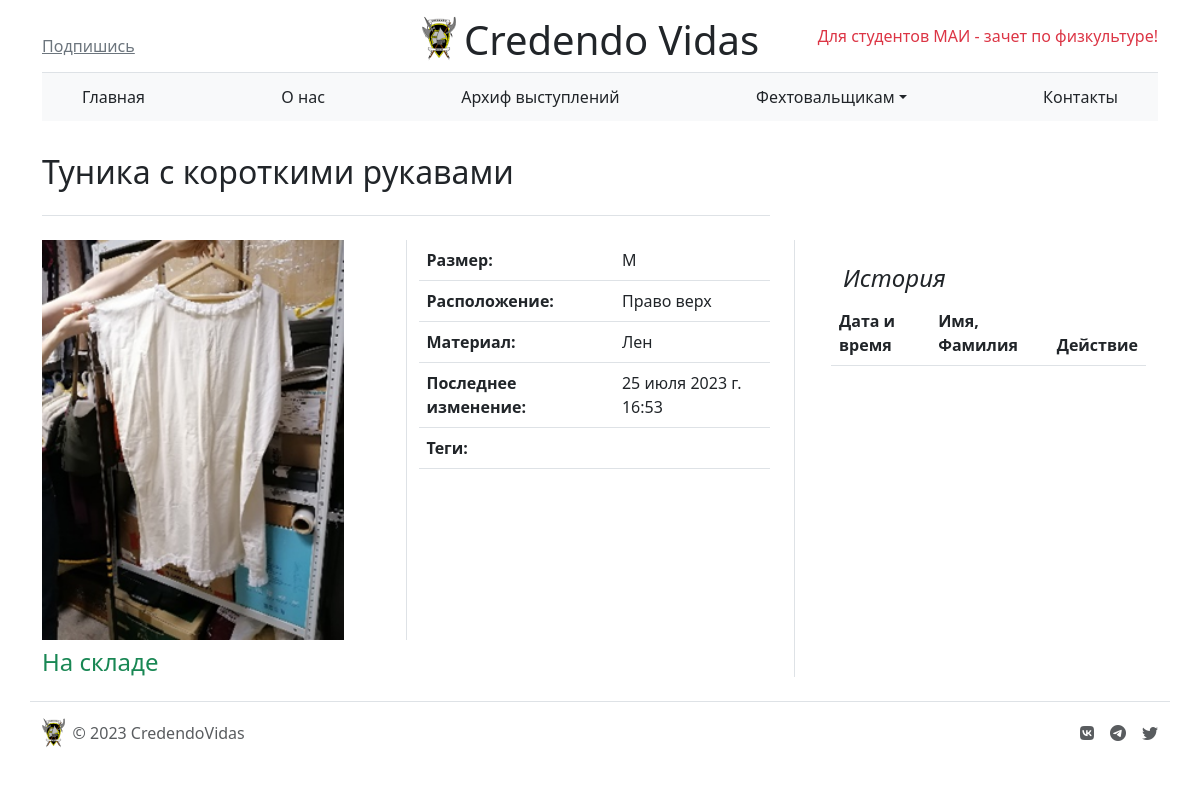
The page /store/item-id=1 on the database as committed earlier.
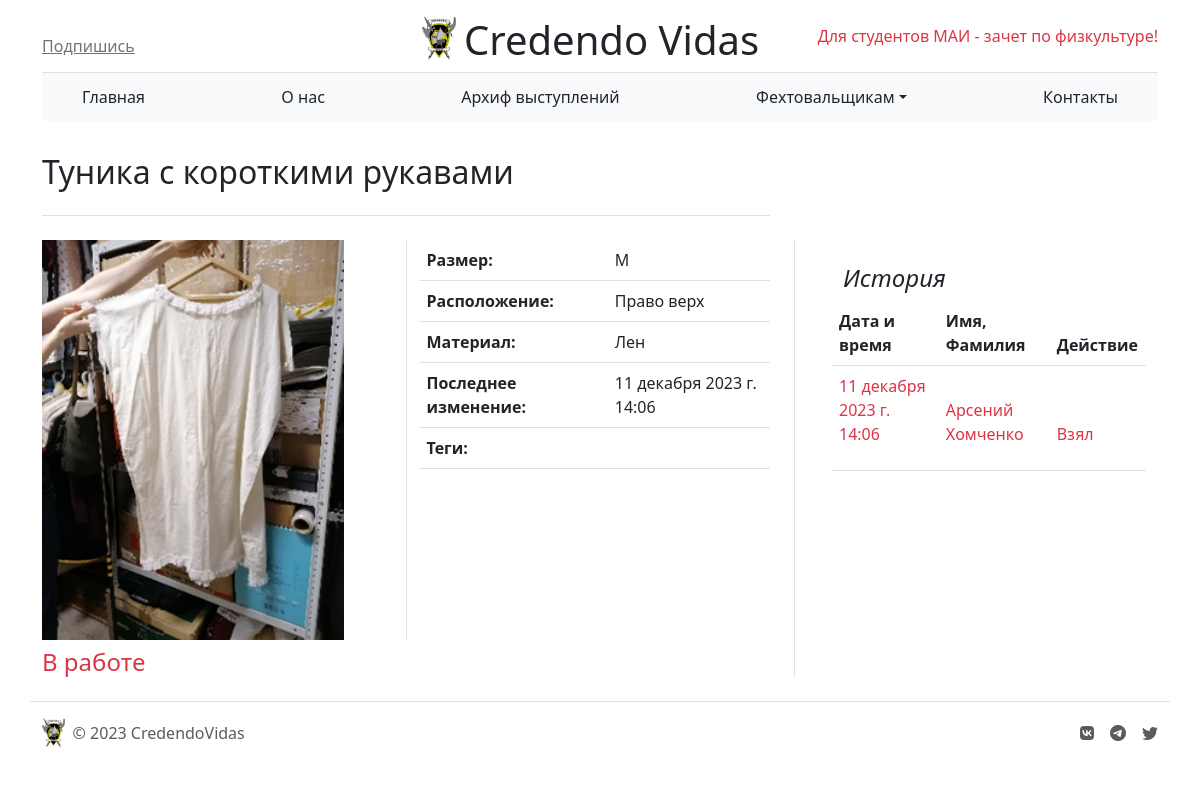
The same page on the database as committed later.
### store/models.py (models this page shows, shortened)
class Item(models.Model):
    STORED = True
    ACTIVE = False
    STATUS_CHOISES = [
        (STORED, 'На складе'),
        (ACTIVE, 'В работе')
    ]
    name = models.CharField('Название', max_length=100)
    photo = models.ImageField(upload_to='store/item_images/', default="No-Image-Placeholder.svg")
    place = models.CharField('Место на складе', max_length=50)
    size = models.CharField('Размер', max_length=30, blank=True)
    material = models.CharField('Материал', max_length=30, blank=True)
    status = models.BooleanField('Статус', choices=STATUS_CHOISES)
    color = models.ManyToManyField(Color)
    last_status_change = models.DateTimeField('Последнее изменение статуса')
    tags = models.ManyToManyField(Tag, blank=True, null=True)
    category = models.ForeignKey(Category, on_delete=models.CASCADE, verbose_name="Категория", blank=True, default=14)
    quantity_available = models.IntegerField('Доступное количество', default=1)
    quantity_total = models.IntegerField('Общее количество', default=1)
    class Meta:
        verbose_name = 'Предмет'
        verbose_name_plural = 'Предметы'

class Operation(models.Model):
    TAKE = 'TAKE'
    RETURN = 'RETURN'
    ACTION_CHOISES = [
        (TAKE, 'Взял'),
        (RETURN, 'Вернул')
    ]
    first_name = models.CharField('Имя', max_length=15)
    last_name = models.CharField('Фамилия', max_length=20)
    action = models.CharField('Тип операции', max_length=6, choices=ACTION_CHOISES, default=TAKE)
    date = models.DateTimeField('Время операции')
    item = models.ForeignKey(Item, on_delete=models.CASCADE)
    class Meta:
        verbose_name = 'Операция'
        verbose_name_plural = 'Операции'

### store/views.py (the view)
# urls.py: path('item-id=<int:id>', views.item, name='item'),
def item(request, id):
    item = Item.objects.get(id=id)
    history = Operation.objects.filter(item=item)
    context = {'item': item,
               'history': history}
    return render(request, 'store/item.html', context)

### templates/store/item.html (shortened to what this page needs)
{% extends 'main/layout.html' %}
{% load static %}
{% block content %}
    <main class="container">
  <div class="row g-5">
    <div class="col-md-8">
      <h2 class="pb-4 my-4 border-bottom">
          {{ item.name }}
      </h2>
    </div>
  </div>
    <div class="row g-5">
        <div class="col-8">
            <div class="row mb-2 justify-content-center">
                <div class="col">
                    <img src="{{ item.photo.url }}" height="400px">
                </div>
                <div class="col border-start">
                    <table class="table">
                        <tbody>
                            <tr>
                                <th scope="row">Размер:</th>
                                <td>{{ item.size }}</td>
                            </tr>
                            <tr>
                                    <th scope="row">Расположение:</th>
                                    <td>{{ item.place }}</td>
                            </tr>
                            <tr>
                                    <th scope="row">Материал:</th>
                                    <td>{{ item.material }}</td>
                            </tr>
                            <tr>
                                    <th scope="row">Последнее изменение:</th>
                                    <td>{{ item.last_status_change }}</td>
                            </tr>
                            <tr>
                                    <th scope="row">Теги:</th>
                                    <td>
                                    </td>
                            </tr>
                        </tbody>
                    </table>
                </div>
            </div>
            <div class="row">
                <div class="col">
                    {% if item.quantity_total > 1 %}
                        {% if item.quantity_available > 0 %}
                            <h4 class="mb-0 text-success"> Доступно: {{ item.quantity }}</h4>
                        {% else %}
                            <h4 class="mb-0 text-danger"> Все в работе</h4>
                        {% endif %}
                    {% else %}
                        {% if item.status == item.STORED %}
                                <h4 class="mb-0 text-success"> На складе</h4>
                        {% else %}
                                <h4 class="mb-0 text-danger"> В работе</h4>
                        {% endif %}
                    {% endif %}
                </div>
            </div>
        </div>
        <div class="col-4 border-start">
          <div class="position-sticky" style="top: 2rem;">
            <div class="p-4">
              <h4 class="fst-italic">История</h4>
              <div class="row justify-content-between">
                  <table class="table">
                      <thead>
                        <tr>
                            <th scope="col">Дата и время</th>
                            <th scope="col">Имя, Фамилия</th>
                            <th scope="co">Действие</th>
                        </tr>
                        {% for action in history %}
                            {% if action.action == action.TAKE %}
                                <tr">
                                    <td><p class="text-danger">{{ action.date }}</p></td>
                                    <td><p class="text-danger">{{ action.first_name }} {{ action.last_name }}</p></td>
                                    <td><p class="text-danger">Взял</p></td>
                            {% else %}
                                <tr>
                                    <td><p class="text-success">{{ action.date }}</p></td>
                                    <td><p class="text-success">{{ action.first_name }} {{ action.last_name }}</p></td>
                                    <td><p class="text-success">Сдал</p></td>
                                </tr>
                            {% endif %}
                        {% endfor %}
                      </thead>
                  </table>
              </div>
            </div>
          </div>
        </div>
    </div>
</main>
{% endblock %}

Rows that differ between the two databases and show on the page:
changed Item "Туника с короткими рукавами": last_status_change "25 июля 2023 г. 16:53" → "11 декабря 2023 г. 14:06"; status True → False (drawn)
added Operation: date "11 декабря 2023 г. 14:06", first_name "Арсений", last_name "Хомченко"
Other text that changed with them:
text no longer shown: "На складе"
text now shown: "В работе"
